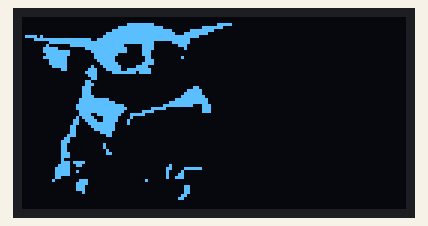
This sketch was run on a simulated ESP32. Parts: 128×64 one-colour display.

Above: at 0.1 s.

The sketch:

Baby_Yoda.ino
```cpp
#include <Wire.h>
#include <Adafruit_GFX.h>
#include <Adafruit_SSD1306.h>

#define SCREEN_WIDTH 128 // OLED display width, in pixels
#define SCREEN_HEIGHT 64 // OLED display height, in pixels

// Declaration for an SSD1306 display connected to I2C (SDA, SCL pins)
#define OLED_RESET     -1 // Reset pin # (or -1 if sharing Arduino reset pin)
#define SCREEN_ADDRESS 0x3C /// See datasheet for Address; 0x3D or 0x3C

Adafruit_SSD1306 display(SCREEN_WIDTH, SCREEN_HEIGHT, &Wire, OLED_RESET);

// PASTE GENERATED BITMAP ARRAY HERE FROM WEB TOOL : https://image2cpp.com

const unsigned char my_image_bitmap [] PROGMEM = {
	// 'Grogu-BoBFBox, 128x64px
	0x00, 0x00, 0x00, 0x00, 0x00, 0x00, 0x00, 0x00, 0x00, 0x00, 0x00, 0x00, 0x00, 0x00, 0x00, 0x00,
	0x00, 0x00, 0x00, 0x00, 0x00, 0x00, 0x00, 0x00, 0x00, 0x00, 0x00, 0x00, 0x00, 0x00, 0x00, 0x00,
	0x00, 0x00, 0x00, 0x00, 0x1f, 0xf0, 0x00, 0x00, 0x7c, 0x00, 0x00, 0x00, 0x00, 0x00, 0x00, 0x00,
	0x00, 0x00, 0x00, 0x00, 0xff, 0xfe, 0x00, 0x0f, 0xe0, 0x00, 0x00, 0x00, 0x00, 0x00, 0x00, 0x00,
	0x00, 0x00, 0x00, 0x03, 0xff, 0xff, 0xc0, 0xff, 0x00, 0x00, 0x00, 0x00, 0x00, 0x00, 0x00, 0x00,
	0x00, 0x00, 0x00, 0x0f, 0xff, 0xff, 0xe3, 0xfc, 0x00, 0x00, 0x00, 0x00, 0x00, 0x00, 0x00, 0x00,
	0x7a, 0x00, 0x00, 0x1f, 0xff, 0xff, 0xff, 0xe0, 0x00, 0x00, 0x00, 0x00, 0x00, 0x00, 0x00, 0x00,
	0x0f, 0xff, 0xfe, 0x7f, 0xff, 0xff, 0xff, 0x00, 0x00, 0x00, 0x00, 0x00, 0x00, 0x00, 0x00, 0x00,
	0x00, 0x7f, 0xff, 0xff, 0xff, 0xf0, 0x3f, 0x00, 0x00, 0x00, 0x00, 0x00, 0x00, 0x00, 0x00, 0x00,
	0x00, 0x80, 0xff, 0xff, 0xc0, 0xf0, 0x0e, 0x00, 0x00, 0x00, 0x00, 0x00, 0x00, 0x00, 0x00, 0x00,
	0x01, 0xf0, 0x07, 0xff, 0xe0, 0xf0, 0x02, 0x00, 0x00, 0x00, 0x00, 0x00, 0x00, 0x00, 0x00, 0x00,
	0x01, 0xff, 0x01, 0xff, 0xe0, 0xe0, 0x00, 0x00, 0x00, 0x00, 0x00, 0x00, 0x00, 0x00, 0x00, 0x00,
	0x00, 0xff, 0x00, 0xff, 0x00, 0xe0, 0x00, 0x00, 0x00, 0x00, 0x00, 0x00, 0x00, 0x00, 0x00, 0x00,
	0x01, 0xfe, 0x00, 0xfe, 0x00, 0x60, 0x04, 0x00, 0x00, 0x00, 0x00, 0x00, 0x00, 0x00, 0x00, 0x00,
	0x00, 0x7e, 0x00, 0x7e, 0x00, 0x70, 0x00, 0x00, 0x00, 0x00, 0x00, 0x00, 0x00, 0x00, 0x00, 0x00,
	0x00, 0x7e, 0x00, 0x3f, 0x00, 0xf0, 0x00, 0x00, 0x00, 0x00, 0x00, 0x00, 0x00, 0x00, 0x00, 0x00,
	0x00, 0x3e, 0x01, 0x1f, 0x83, 0xc0, 0x00, 0x00, 0x00, 0x00, 0x00, 0x00, 0x00, 0x00, 0x00, 0x00,
	0x00, 0x06, 0x03, 0x8f, 0x9f, 0xe0, 0x00, 0x00, 0x00, 0x00, 0x00, 0x00, 0x00, 0x00, 0x00, 0x00,
	0x00, 0x00, 0x07, 0x83, 0xfd, 0xe0, 0x00, 0x00, 0x00, 0x00, 0x00, 0x00, 0x00, 0x00, 0x00, 0x00,
	0x00, 0x00, 0x03, 0x80, 0x00, 0x00, 0x00, 0x00, 0x00, 0x00, 0x00, 0x00, 0x00, 0x00, 0x00, 0x00,
	0x00, 0x00, 0x01, 0x80, 0x00, 0x00, 0x00, 0x00, 0x00, 0x00, 0x00, 0x00, 0x00, 0x00, 0x00, 0x00,
	0x00, 0x00, 0x06, 0x00, 0x00, 0x00, 0x00, 0x00, 0x00, 0x00, 0x00, 0x00, 0x00, 0x00, 0x00, 0x00,
	0x00, 0x00, 0x07, 0x00, 0x00, 0x00, 0x00, 0x00, 0x00, 0x00, 0x00, 0x00, 0x00, 0x00, 0x00, 0x00,
	0x00, 0x00, 0x0e, 0x00, 0x00, 0x00, 0x00, 0x60, 0x00, 0x00, 0x00, 0x00, 0x00, 0x00, 0x00, 0x00,
	0x00, 0x00, 0x0e, 0x00, 0x00, 0x00, 0x01, 0xf0, 0x00, 0x00, 0x00, 0x00, 0x00, 0x00, 0x00, 0x00,
	0x00, 0x00, 0x0e, 0x00, 0x00, 0x00, 0x03, 0xf0, 0x00, 0x00, 0x00, 0x00, 0x00, 0x00, 0x00, 0x00,
	0x00, 0x00, 0x0f, 0x00, 0x00, 0x00, 0x07, 0xf8, 0x00, 0x00, 0x00, 0x00, 0x00, 0x00, 0x00, 0x00,
	0x00, 0x00, 0x1f, 0xf8, 0x00, 0x00, 0x1f, 0xfc, 0x00, 0x00, 0x00, 0x00, 0x00, 0x00, 0x00, 0x00,
	0x00, 0x00, 0x1f, 0xfe, 0x00, 0x00, 0x7f, 0xfc, 0x00, 0x00, 0x00, 0x00, 0x00, 0x00, 0x00, 0x00,
	0x00, 0x00, 0x3f, 0xff, 0xc0, 0x01, 0xff, 0x8e, 0x00, 0x00, 0x00, 0x00, 0x00, 0x00, 0x00, 0x00,
	0x00, 0x00, 0x3f, 0xff, 0xe0, 0x1f, 0x00, 0x0e, 0x00, 0x00, 0x00, 0x00, 0x00, 0x00, 0x00, 0x00,
	0x00, 0x00, 0x1f, 0xff, 0xc0, 0xf0, 0x00, 0x0e, 0x00, 0x00, 0x00, 0x00, 0x00, 0x00, 0x00, 0x00,
	0x00, 0x00, 0x1e, 0x7f, 0x8f, 0x80, 0x00, 0x00, 0x00, 0x00, 0x00, 0x00, 0x00, 0x00, 0x00, 0x00,
	0x00, 0x00, 0x2f, 0x1f, 0x08, 0x00, 0x00, 0x00, 0x00, 0x00, 0x00, 0x00, 0x00, 0x00, 0x00, 0x00,
	0x00, 0x00, 0x67, 0x9f, 0x10, 0x00, 0x00, 0x00, 0x00, 0x00, 0x00, 0x00, 0x00, 0x00, 0x00, 0x00,
	0x00, 0x00, 0x63, 0xfe, 0x10, 0x00, 0x00, 0x00, 0x00, 0x00, 0x00, 0x00, 0x00, 0x00, 0x00, 0x00,
	0x00, 0x00, 0xc1, 0xfe, 0x00, 0x00, 0x00, 0x00, 0x00, 0x00, 0x00, 0x00, 0x00, 0x00, 0x00, 0x00,
	0x00, 0x00, 0xc0, 0xfe, 0x00, 0x00, 0x00, 0x00, 0x00, 0x00, 0x00, 0x00, 0x00, 0x00, 0x00, 0x00,
	0x00, 0x00, 0xc0, 0x3c, 0x00, 0x00, 0x00, 0x00, 0x00, 0x00, 0x00, 0x00, 0x00, 0x00, 0x00, 0x00,
	0x00, 0x01, 0xc0, 0x0c, 0x00, 0x00, 0x00, 0x00, 0x00, 0x00, 0x00, 0x00, 0x00, 0x00, 0x00, 0x00,
	0x00, 0x03, 0x00, 0x00, 0x00, 0x00, 0x00, 0x00, 0x00, 0x00, 0x00, 0x00, 0x00, 0x00, 0x00, 0x00,
	0x00, 0x07, 0x00, 0x00, 0x00, 0x00, 0x00, 0x00, 0x00, 0x00, 0x00, 0x00, 0x00, 0x00, 0x00, 0x00,
	0x00, 0x06, 0x00, 0x10, 0x00, 0x00, 0x00, 0x00, 0x00, 0x00, 0x00, 0x00, 0x00, 0x00, 0x00, 0x00,
	0x00, 0x06, 0x00, 0x10, 0x00, 0x00, 0x00, 0x00, 0x00, 0x00, 0x00, 0x00, 0x00, 0x00, 0x00, 0x00,
	0x00, 0x06, 0x00, 0x08, 0x00, 0x00, 0x00, 0x00, 0x00, 0x00, 0x00, 0x00, 0x00, 0x00, 0x00, 0x00,
	0x00, 0x07, 0x00, 0x0c, 0x00, 0x00, 0x00, 0x00, 0x00, 0x00, 0x00, 0x00, 0x00, 0x00, 0x00, 0x00,
	0x00, 0x07, 0x00, 0x00, 0x00, 0x00, 0x00, 0x00, 0x00, 0x00, 0x00, 0x00, 0x00, 0x00, 0x00, 0x00,
	0x00, 0x04, 0x00, 0x00, 0x00, 0x00, 0x00, 0x00, 0x00, 0x00, 0x00, 0x00, 0x00, 0x00, 0x00, 0x00,
	0x00, 0x07, 0x78, 0x00, 0x00, 0x00, 0x00, 0x00, 0x00, 0x00, 0x00, 0x00, 0x00, 0x00, 0x00, 0x00,
	0x00, 0x0f, 0x30, 0x00, 0x00, 0x00, 0x40, 0x00, 0x00, 0x00, 0x00, 0x00, 0x00, 0x00, 0x00, 0x00,
	0x00, 0x1f, 0x00, 0x00, 0x00, 0x00, 0xc3, 0xf0, 0x00, 0x00, 0x00, 0x00, 0x00, 0x00, 0x00, 0x00,
	0x00, 0x1f, 0x20, 0x00, 0x00, 0x00, 0x84, 0x00, 0x00, 0x00, 0x00, 0x00, 0x00, 0x00, 0x00, 0x00,
	0x00, 0x1f, 0x00, 0x00, 0x00, 0x00, 0x8c, 0x00, 0x00, 0x00, 0x00, 0x00, 0x00, 0x00, 0x00, 0x00,
	0x00, 0x18, 0x00, 0x00, 0x00, 0x00, 0x9c, 0x00, 0x00, 0x00, 0x00, 0x00, 0x00, 0x00, 0x00, 0x00,
	0x00, 0x20, 0x1c, 0x00, 0x00, 0x40, 0x00, 0x00, 0x00, 0x00, 0x00, 0x00, 0x00, 0x00, 0x00, 0x00,
	0x00, 0x00, 0x3c, 0x00, 0x00, 0x00, 0x00, 0x00, 0x00, 0x00, 0x00, 0x00, 0x00, 0x00, 0x00, 0x00,
	0x00, 0x00, 0x38, 0x00, 0x00, 0x00, 0x03, 0x00, 0x00, 0x00, 0x00, 0x00, 0x00, 0x00, 0x00, 0x00,
	0x00, 0x00, 0x38, 0x00, 0x00, 0x00, 0x03, 0x00, 0x00, 0x00, 0x00, 0x00, 0x00, 0x00, 0x00, 0x00,
	0x00, 0x00, 0x08, 0x00, 0x00, 0x00, 0x03, 0x00, 0x00, 0x00, 0x00, 0x00, 0x00, 0x00, 0x00, 0x00,
	0x00, 0x00, 0x00, 0x00, 0x00, 0x00, 0x06, 0x00, 0x00, 0x00, 0x00, 0x00, 0x00, 0x00, 0x00, 0x00,
	0x00, 0x00, 0x00, 0x00, 0x00, 0x00, 0x0c, 0x00, 0x00, 0x00, 0x00, 0x00, 0x00, 0x00, 0x00, 0x00,
	0x00, 0x00, 0x00, 0x00, 0x00, 0x00, 0x00, 0x00, 0x00, 0x00, 0x00, 0x00, 0x00, 0x00, 0x00, 0x00,
	0x00, 0x00, 0x00, 0x00, 0x00, 0x00, 0x00, 0x00, 0x00, 0x00, 0x00, 0x00, 0x00, 0x00, 0x00, 0x00,
	0x00, 0x00, 0x00, 0x00, 0x00, 0x00, 0x00, 0x00, 0x00, 0x00, 0x00, 0x00, 0x00, 0x00, 0x00, 0x00
};

void setup() {
  Serial.begin(115200);

  // Initialize the OLED display
  if(!display.begin(SSD1306_SWITCHCAPVCC, SCREEN_ADDRESS)) {
    Serial.println(F("SSD1306 allocation failed"));
    for(;;); // Don't proceed, loop forever
  }

  display.clearDisplay(); // Clear the buffer

  // drawBitmap(x_coordinate, y_coordinate, bitmap_array, width, height, color)
  display.drawBitmap(0, 0, my_image_bitmap, SCREEN_WIDTH, SCREEN_HEIGHT, SSD1306_WHITE);

  display.display(); // Render the buffer onto the actual screen
}

void loop() {
  // Leave empty if displaying a static image
}
```
